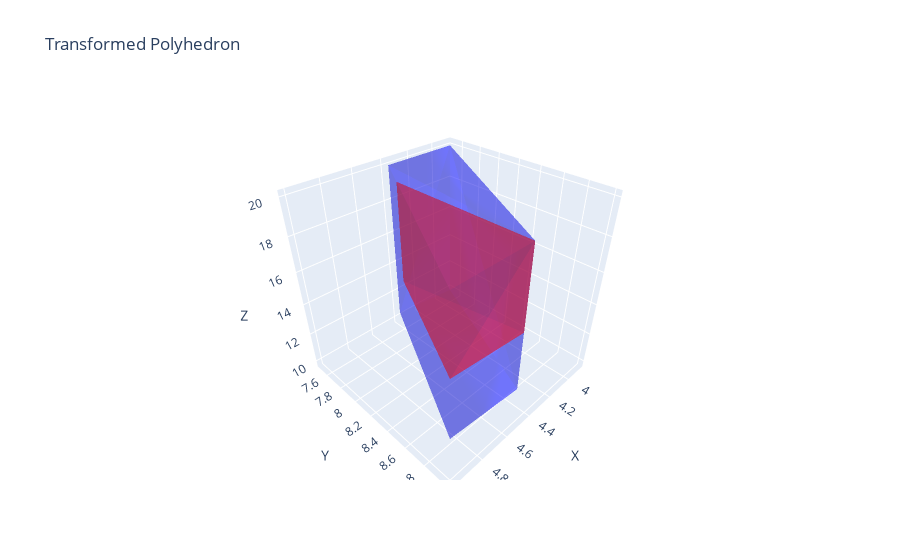

Source (notebook cell):
### Code cell
# matplotlib
# P_x.plot_transformation(T_x, alpha=0.5, color='blue')
# Plotly faces
fig = P_x.plot_transformation(T_x, opacity=0.3, color="blue")
fig = P_z.plot_transformation(T_z, fig=fig, opacity=0.3, color="red")
# fig = P_x.plot_transformation(T_x, color='blue', width=2)
# fig = P_z.plot_transformation(T_z, color='red', width=2, fig=fig)
fig.show()
# G.vertices["p2"].convex_set.plot()
# G.plot_sets()

### Figure 1 — Plotly figure (JSON) as saved in the notebook; plotly's stock layout.template omitted (floating-point values rounded to 4 significant figures; data arrays with more than 128 entries replaced by an {"elided": "..."} marker saying what was removed)
{"data": [{"color": "blue", "i": [75, 75, 6, 6, 73, 73, 93, 93, 93, 93, 93, 93], "j": [94, 30, 30, 30, 75, 30, 94, 6, 75, 73, 6, 73], "k": [87, 87, 87, 56, 30, 56, 87, 87, 94, 75, 56, 56], "opacity": 0.3, "type": "mesh3d", "x": [5.0, 5.0, 4.5, 4.5, 5.0, 5.0, 4.5, 4.5, 5.0, 5.0, 4.5, 4.5, 5.0, 5.0, 4.5, 4.5, 5.0, 5.0, 4.5, 4.5, 5.0, 5.0, 4.5, 4.5, 4.375, 4.375, 3.875, 3.875, 4.375, 4.375, 4.375, 4.375, 4.375, 4.375, 4.375, 4.375, 4.375, 4.375, 3.875, 3.875, 3.875, 3.875, 3.875, 3.875, 3.875, 3.875, 3.875, 3.875, 5.0, 5.0, 4.5, 4.5, 3.875, 3.875, 4.375, 4.375, 5.0, 5.0, 4.375, 4.375, 5.0, 5.0, 4.375, 4.375, 5.0, 5.0, 4.375, 4.375, 5.0, 5.0, 4.375, 4.375, 5.0, 5.0, 4.375, 4.375, 4.5, 4.5, 3.875, 3.875, 4.5, 4.5, 3.875, 3.875, 4.5, 4.5, 3.875, 3.875, 4.5, 4.5, 3.875, 3.875, 4.5, 4.5, 3.875, 3.875], "y": [9.0, 9.0, 9.0, 9.0, 9.0, 9.0, 9.0, 9.0, 9.0, 9.0, 9.0, 9.0, 9.0, 9.0, 9.0, 9.0, 9.0, 9.0, 9.0, 9.0, 9.0, 9.0, 9.0, 9.0, 7.5, 7.5, 7.5, 7.5, 7.5, 7.5, 7.5, 7.5, 7.5, 7.5, 7.5, 7.5, 7.5, 7.5, 7.5, 7.5, 7.5, 7.5, 7.5, 7.5, 7.5, 7.5, 7.5, 7.5, 9.0, 9.0, 9.0, 9.0, 7.5, 7.5, 7.5, 7.5, 9.0, 9.0, 7.5, 7.5, 9.0, 9.0, 7.5, 7.5, 9.0, 9.0, 7.5, 7.5, 9.0, 9.0, 7.5, 7.5, 9.0, 9.0, 7.5, 7.5, 9.0, 9.0, 7.5, 7.5, 9.0, 9.0, 7.5, 7.5, 9.0, 9.0, 7.5, 7.5, 9.0, 9.0, 7.5, 7.5, 9.0, 9.0, 7.5, 7.5], "z": [20, 20, 20, 20, 20, 20, 20, 20, 20, 20, 20, 20, 20, 20, 20, 20, 20, 20, 20, 20, 14.0, 13.5, 13.0, 13.5, 20, 20, 20, 20, 20, 20, 20, 20, 20, 20, 20, 20, 11.88, 11.38, 20, 20, 20, 20, 20, 20, 20, 20, 11.37, 10.87, 20, 20, 20, 20, 20, 20, 20, 20, 20, 20, 20, 20, 20, 20, 20, 20, 20, 20, 20, 20, 20, 20, 20, 20, 13.0, 12.5, 10.88, 10.37, 20, 20, 20, 20, 20, 20, 20, 20, 20, 20, 20, 20, 20, 20, 20, 20, 12.5, 12.0, 9.875, 10.37]}, {"color": "red", "i": [94, 57, 4, 4, 57, 57, 57, 57], "j": [32, 4, 89, 94, 89, 94, 4, 32], "k": [0, 89, 94, 0, 94, 32, 0, 0], "opacity": 0.3, "type": "mesh3d", "x": {"elided": "192 float values"}, "y": {"elided": "192 float values"}, "z": {"elided": "192 float values"}}], "layout": {"scene": {"xaxis": {"title": {"text": "X"}}, "yaxis": {"title": {"text": "Y"}}, "zaxis": {"title": {"text": "Z"}}}, "title": {"text": "Transformed Polyhedron"}}}
